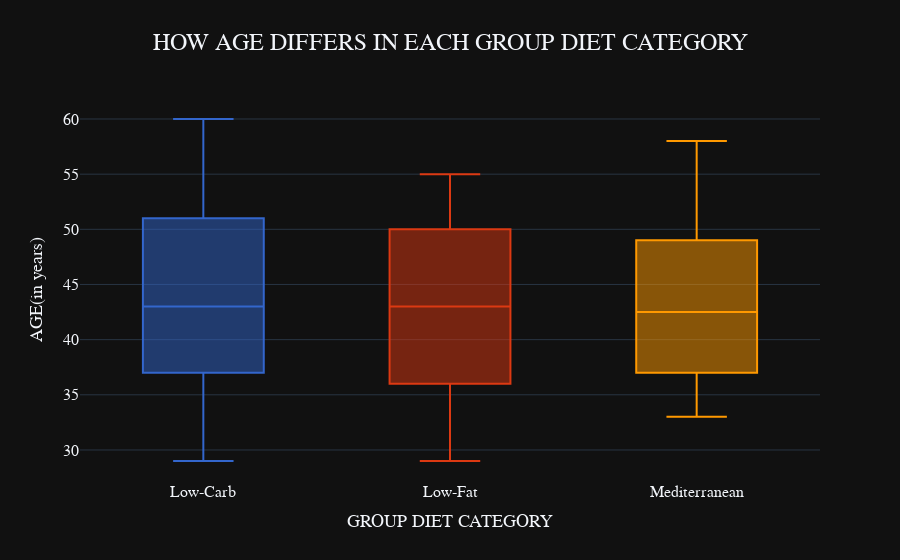

Notebook source saved alongside this figure:
### Code cell
## visualize 
## visualize  
fig = px.box(
    data, 
    x='Diet_Type',
    y='Age', 
    color='Diet_Type', 
    title='RELATIONSHIP OF CHOLESTTEROL PER GROUP LEVEL', 
    labels=dict(
        Diet_Type='GROUP DIET CATEGORY',
        Age='AGE(in years)'
    ), 
    color_discrete_sequence=colors[:3]
)

fig.update_layout(
    showlegend=False,
    title={
        'text': 'HOW AGE DIFFERS IN EACH GROUP DIET CATEGORY',
        'x': 0.5,              # Centers the title
        'xanchor': 'center',   # Anchors the title at the center
        'font': {
            'family': "Courier New, monospace",  # Font family for the title
            'size': 24                           # Increased font size for the title
        }
    },
    font=dict(
        family="Courier New, monospace",  # Sets the default font for all text in the figure
        size=16                           # Default font size (adjust as needed)
    ),
    xaxis_title_font=dict(
        family="Courier New, monospace",  # Font family for the x-axis label
        size=18                           # Font size for the x-axis label
    ),
    yaxis_title_font=dict(
        family="Courier New, monospace",  # Font family for the y-axis label
        size=18                           # Font size for the y-axis label
    )
)

fig.show()

### Figure 1 — Plotly figure (JSON) as saved in the notebook; plotly's stock layout.template omitted (floating-point values rounded to 4 significant figures)
{"data": [{"alignmentgroup": "True", "hovertemplate": "GROUP DIET CATEGORY=%{x}<br>AGE(in years)=%{y}<extra></extra>", "legendgroup": "Low-Carb", "marker": {"color": "#3366CC"}, "name": "Low-Carb", "notched": false, "offsetgroup": "Low-Carb", "orientation": "v", "showlegend": true, "type": "box", "x": ["Low-Carb", "Low-Carb", "Low-Carb", "Low-Carb", "Low-Carb", "Low-Carb", "Low-Carb", "Low-Carb", "Low-Carb", "Low-Carb"], "x0": " ", "xaxis": "x", "y": [45, 51, 37, 29, 60, 34, 48, 39, 52, 41], "y0": " ", "yaxis": "y"}, {"alignmentgroup": "True", "hovertemplate": "GROUP DIET CATEGORY=%{x}<br>AGE(in years)=%{y}<extra></extra>", "legendgroup": "Low-Fat", "marker": {"color": "#DC3912"}, "name": "Low-Fat", "notched": false, "offsetgroup": "Low-Fat", "orientation": "v", "showlegend": true, "type": "box", "x": ["Low-Fat", "Low-Fat", "Low-Fat", "Low-Fat", "Low-Fat", "Low-Fat", "Low-Fat", "Low-Fat", "Low-Fat", "Low-Fat"], "x0": " ", "xaxis": "x", "y": [38, 44, 50, 33, 47, 55, 42, 36, 29, 53], "y0": " ", "yaxis": "y"}, {"alignmentgroup": "True", "hovertemplate": "GROUP DIET CATEGORY=%{x}<br>AGE(in years)=%{y}<extra></extra>", "legendgroup": "Mediterranean", "marker": {"color": "#FF9900"}, "name": "Mediterranean", "notched": false, "offsetgroup": "Mediterranean", "orientation": "v", "showlegend": true, "type": "box", "x": ["Mediterranean", "Mediterranean", "Mediterranean", "Mediterranean", "Mediterranean", "Mediterranean", "Mediterranean", "Mediterranean", "Mediterranean", "Mediterranean"], "x0": " ", "xaxis": "x", "y": [41, 35, 46, 58, 39, 33, 50, 44, 37, 49], "y0": " ", "yaxis": "y"}], "layout": {"boxmode": "overlay", "font": {"family": "Courier New, monospace", "size": 16}, "legend": {"title": {"text": "GROUP DIET CATEGORY"}, "tracegroupgap": 0}, "showlegend": false, "title": {"font": {"family": "Courier New, monospace", "size": 24}, "text": "HOW AGE DIFFERS IN EACH GROUP DIET CATEGORY", "x": 0.5, "xanchor": "center"}, "xaxis": {"anchor": "y", "categoryarray": ["Low-Carb", "Low-Fat", "Mediterranean"], "categoryorder": "array", "domain": [0, 1], "title": {"font": {"family": "Courier New, monospace", "size": 18}, "text": "GROUP DIET CATEGORY"}}, "yaxis": {"anchor": "x", "domain": [0, 1], "title": {"font": {"family": "Courier New, monospace", "size": 18}, "text": "AGE(in years)"}}}}
